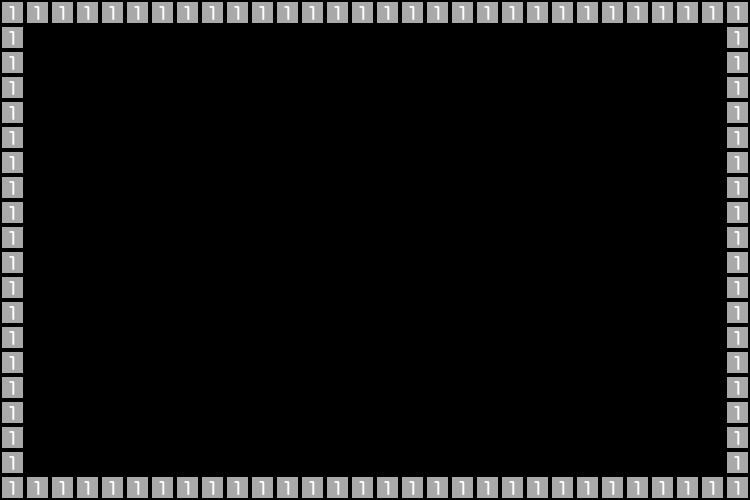

A 2D game scene composited from a Tiled map and its tileset images. What follows is a short description and the map's XML, with every tile layer's data as written:
An orthogonal 30x20 tile map with 25x25 px tiles, 1 tile layer (Tile Layer 1) and 2 objects.

<map version="1.10" tiledversion="1.10.2" orientation="orthogonal" renderorder="right-down" width="30" height="20" tilewidth="25" tileheight="25" infinite="0" nextlayerid="3" nextobjectid="3">
 <tileset firstgid="1" source="spritesheet.tsx" />
 <layer id="1" name="Tile Layer 1" width="30" height="20">
  <data encoding="csv">
1,1,1,1,1,1,1,1,1,1,1,1,1,1,1,1,1,1,1,1,1,1,1,1,1,1,1,1,1,1,
1,0,0,0,0,0,0,0,0,0,0,0,0,0,0,0,0,0,0,0,0,0,0,0,0,0,0,0,0,1,
1,0,0,0,0,0,0,0,0,0,0,0,0,0,0,0,0,0,0,0,0,0,0,0,0,0,0,0,0,1,
1,0,0,0,0,0,0,0,0,0,0,0,0,0,0,0,0,0,0,0,0,0,0,0,0,0,0,0,0,1,
1,0,0,0,0,0,0,0,0,0,0,0,0,0,0,0,0,0,0,0,0,0,0,0,0,0,0,0,0,1,
1,0,0,0,0,0,0,0,0,0,0,0,0,0,0,0,0,0,0,0,0,0,0,0,0,0,0,0,0,1,
1,0,0,0,0,0,0,0,0,0,0,0,0,0,0,0,0,0,0,0,0,0,0,0,0,0,0,0,0,1,
1,0,0,0,0,0,0,0,0,0,0,0,0,0,0,0,0,0,0,0,0,0,0,0,0,0,0,0,0,1,
1,0,0,0,0,0,0,0,0,0,0,0,0,0,0,0,0,0,0,0,0,0,0,0,0,0,0,0,0,1,
1,0,0,0,0,0,0,0,0,0,0,0,0,0,0,0,0,0,0,0,0,0,0,0,0,0,0,0,0,1,
1,0,0,0,0,0,0,0,0,0,0,0,0,0,0,0,0,0,0,0,0,0,0,0,0,0,0,0,0,1,
1,0,0,0,0,0,0,0,0,0,0,0,0,0,0,0,0,0,0,0,0,0,0,0,0,0,0,0,0,1,
1,0,0,0,0,0,0,0,0,0,0,0,0,0,0,0,0,0,0,0,0,0,0,0,0,0,0,0,0,1,
1,0,0,0,0,0,0,0,0,0,0,0,0,0,0,0,0,0,0,0,0,0,0,0,0,0,0,0,0,1,
1,0,0,0,0,0,0,0,0,0,0,0,0,0,0,0,0,0,0,0,0,0,0,0,0,0,0,0,0,1,
1,0,0,0,0,0,0,0,0,0,0,0,0,0,0,0,0,0,0,0,0,0,0,0,0,0,0,0,0,1,
1,0,0,0,0,0,0,0,0,0,0,0,0,0,0,0,0,0,0,0,0,0,0,0,0,0,0,0,0,1,
1,0,0,0,0,0,0,0,0,0,0,0,0,0,0,0,0,0,0,0,0,0,0,0,0,0,0,0,0,1,
1,0,0,0,0,0,0,0,0,0,0,0,0,0,0,0,0,0,0,0,0,0,0,0,0,0,0,0,0,1,
1,1,1,1,1,1,1,1,1,1,1,1,1,1,1,1,1,1,1,1,1,1,1,1,1,1,1,1,1,1
</data>
 </layer>
 <objectgroup id="2" name="Object Layer 1">
  <properties>
   <property name="link" type="object" value="1" />
  </properties>
  <object id="1" x="590.667" y="68" width="41.3333" height="44">
   <properties>
    <property name="link" type="object" value="2" />
   </properties>
  </object>
  <object id="2" x="800" y="-144" width="60" height="61.3333">
   <properties>
    <property name="link" type="object" value="1" />
   </properties>
  </object>
 </objectgroup>
</map>
